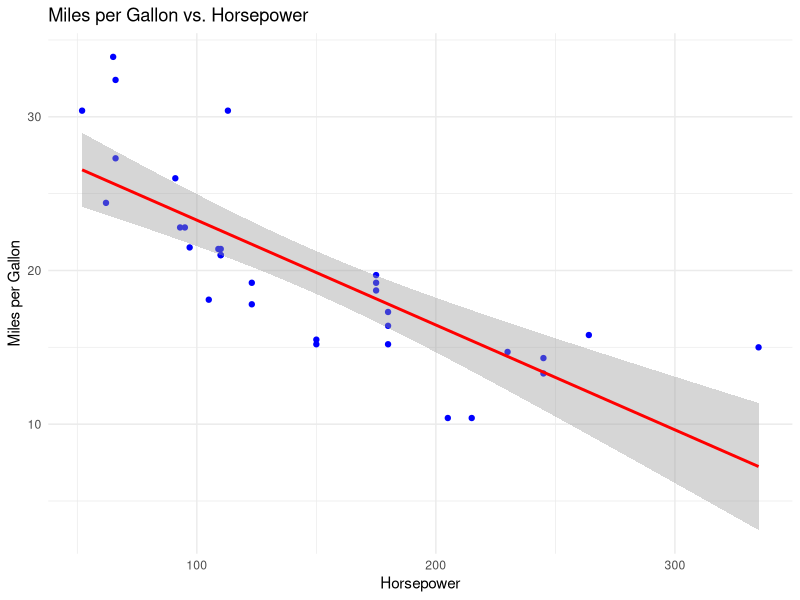

R code for this plot:
library(ggplot2)

data <- mtcars

model <- lm(mpg ~ hp, data = data)

summary(model)

# mpg vs. hp regression 
ggplot(data, aes(x = hp, y = mpg)) +
  geom_point(color = "blue") +            
  geom_smooth(method = "lm", color = "red") + 
  labs(title = "Miles per Gallon vs. Horsepower",
       x = "Horsepower",
       y = "Miles per Gallon") +
  theme_minimal()
